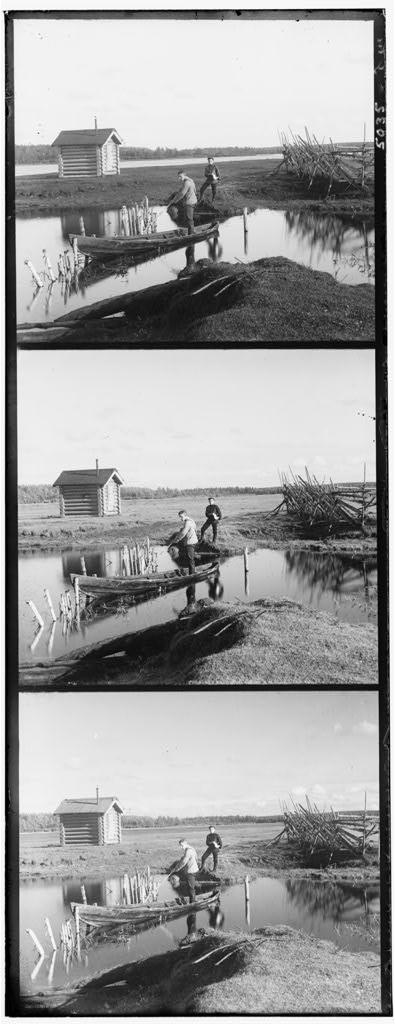
#> input picture data/00911v.jpg, 395 x 1024 px; its folder holds 5 pictures in this run
$ python main.py
#> lines starting #> are read from the running program, lines starting #| are printed output that depends on the picture
import numpy
import skimage.color


import os, subprocess
import skimage.io as skiIO

import numpy as np
import skimage.color as skiColor

from skimage.registration import phase_cross_correlation
import skimage.exposure

def removeWhiteBorder(img:np.ndarray, fileName:str):
    # p = img[10,10] # holds value of background pixel value
    newBorders = [0,0,0,0] # array to hold background offset [u,d,l,r]
    xMid = int(len(img[0])/2)
    yMid = int(len(img)/2)

    # # checks upper offset of p colored background
    for i in range(0, len(img)): # up (0 to 1024)
        if(img[i,xMid] < 220):
            newBorders[0] = i
            break
    for i in range(len(img)-1, -1, -1): # down (1024 to 0)
        if(img[i,xMid] < 220):
            newBorders[1] = i
            break
    for i in range(0, len(img[0])): # left (0 to 398)
        if(img[yMid, i] < 220):
            newBorders[2] = i
            break
    for i in range(len(img[0])-1, -1, -1): # right (398 to 0)
        if(img[yMid, i] < 220):
            newBorders[3] = i
            break

    img = img[newBorders[0]:newBorders[1], newBorders[2]:newBorders[3]] # white borders cropped version
    skiIO.imsave("./cropped/" + fileName, img)
    return img


def offset(A:np.ndarray,B:np.ndarray):
    off = phase_cross_correlation(A, B)[0]
    offInt = [int(off[0]), int(off[1])]

    return offInt


def shiftArr(arr:np.ndarray, off:np.ndarray):
    arr = np.roll(arr, off[0], axis=0)
    arr = np.roll(arr, off[1], axis=1)

    return arr


def alignRGB(img:np.ndarray):

    height = int(len(img)/3) # find height of each channel

    # get BGR channels
    B = img[0:height]
    G = img[height:2*height]
    R = img[2*height:3*height]

    # Shift chanels by offset ========
    gOffset = offset(B,G)
    rOffset = offset(B,R)

    G = shiftArr(G, gOffset)
    R = shiftArr(R, rOffset)
    # ================================

    return np.dstack([R,G,B])


# ================================================================
# ================================================================


def gammaCorrection(img:np.ndarray, gamma:float):
    return np.uint8(255.0 * (img / 255.0) ** (gamma))

def histogramEquializaiton(img:np.ndarray):
    hsvimg = skiColor.rgb2hsv(img)
    val = hsvimg[:,:,2]

    val = skimage.exposure.equalize_hist(val)

    hsvimg[:,:,2] = val
    img = skiColor.hsv2rgb(hsvimg)

    return img


def laplacianFilter8w(img:np.ndarray, coeff:float):

    hsvimg = skiColor.rgb2hsv(img)

    val = hsvimg[:,:,2]
    newVal = np.ndarray(val.shape, dtype=val.dtype)

    for i in range(1, len(val)-1):
        for j in range(1, len(val[0])-1):
            newVal[i][j] = (1.0+coeff*8) * val[i][j] - coeff*(val[i][j+1] + val[i][j-1] + val[i+1][j] + val[i-1][j]
                                                        + val[i+1][j+1] + val[i+1][j-1] + val[i-1][j+1] + val[i-1][j-1])

    newVal = newVal.clip(0.0,1.0)

    hsvimg[:, :, 2] = newVal
    img = skiColor.hsv2rgb(hsvimg)
    img = (img*255)
    img = numpy.ndarray.astype(img, "uint8")
    return img


def enhanceOpsInterface(img:np.ndarray, operation:str, func):

    skiIO.imshow(img)
    skiIO.show()

    result = img
    while True:

        ans = input("["+operation+"]\nEnter γ as float\n('d': done):\n")
        if(ans.__eq__("d")):
            return result
        try:
            value = float(ans)

            result = func(img,value)

            con = np.concatenate((img,result), axis=1)
            skiIO.imshow(con)
            skiIO.show()
        except ValueError:
            print("[INVALID INPUT]")


fileNames = os.listdir("./data") # Get file names

'./data/000911v.jpg'
fileName = "00911v.jpg"
img = skiIO.imread("./data/" + fileName)
#> img is the input picture: shape (1024, 395); min 0, max 255, mean 156.6
img = removeWhiteBorder(img, fileName)
#> in removeWhiteBorder, `xMid = int(len(img[0])/2)`: xMid = 197
#> in removeWhiteBorder, `yMid = int(len(img)/2)`: yMid = 512
#> the loop in removeWhiteBorder, `for i in range(0, len(img)):` made 10 passes
#> after the loop in removeWhiteBorder, `for i in range(0, len(img)):`: newBorders = [9, 0, 0, 0]
#> the loop in removeWhiteBorder, `for i in range(len(img)-1, -1, -1):` made 8 passes
#> i on passes 1 to 8: 1023, 1022, 1021, 1020, 1019, 1018, 1017, 1016
#> after the loop in removeWhiteBorder, `for i in range(len(img)-1, -1, -1):`: newBorders = [9, 1016, 0, 0]
#> the loop in removeWhiteBorder, `for i in range(0, len(img[0])):` made 6 passes
#> after the loop in removeWhiteBorder, `for i in range(0, len(img[0])):`: newBorders = [9, 1016, 5, 0]
#> the loop in removeWhiteBorder, `for i in range(len(img[0])-1, -1, -1):` made 7 passes
#> i on passes 1 to 7: 394, 393, 392, 391, 390, 389, 388
#> after the loop in removeWhiteBorder, `for i in range(len(img[0])-1, -1, -1):`: newBorders = [9, 1016, 5, 388]
#> in removeWhiteBorder, `img = img[newBorders[0]:newBorders[1], newBorders[2]:newBorders[3]]`:
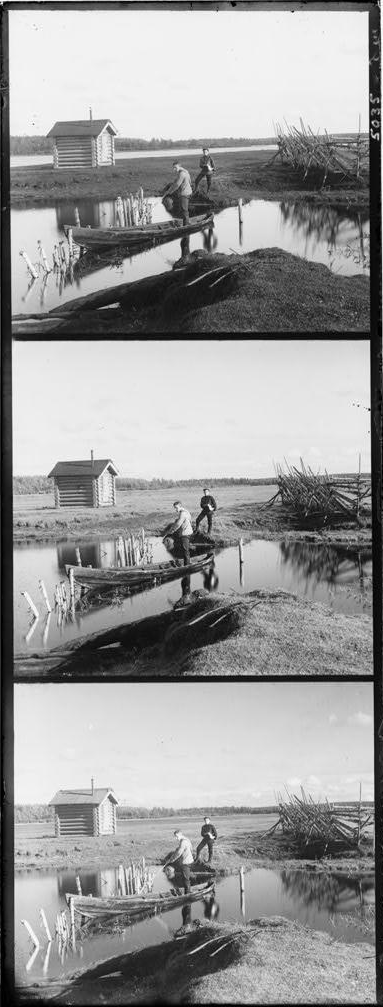
#> img: shape (1007, 383); min 0, max 255, mean 153.2
img = alignRGB(img)
#> in alignRGB, `height = int(len(img)/3)`: height = 335
#> in alignRGB, `R = img[2*height:3*height]`:
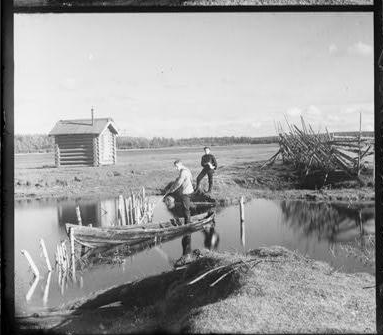
#> R: shape (335, 383); min 0, max 255, mean 154.7
#> in offset, `off = phase_cross_correlation(A, B)[0]`: off = [-5, -1]
#> in alignRGB, `rOffset = offset(B,R)`: rOffset = [1, -1]
skiIO.imshow(img)
skiIO.imsave("./aligned/" + fileName, img)

histogramEquializaiton(img)
#> in histogramEquializaiton, `hsvimg = skiColor.rgb2hsv(img)`: hsvimg: shape (335, 383, 3) float64; mean of channels 0, 1, 2 0.487, 0.31, 0.694
#> in histogramEquializaiton, `hsvimg[:,:,2] = val`: hsvimg: shape (335, 383, 3) float64; mean of channels 0, 1, 2 0.487, 0.31, 0.52

for fileName in fileNames:

    img = skiIO.imread("./data/"+fileName)
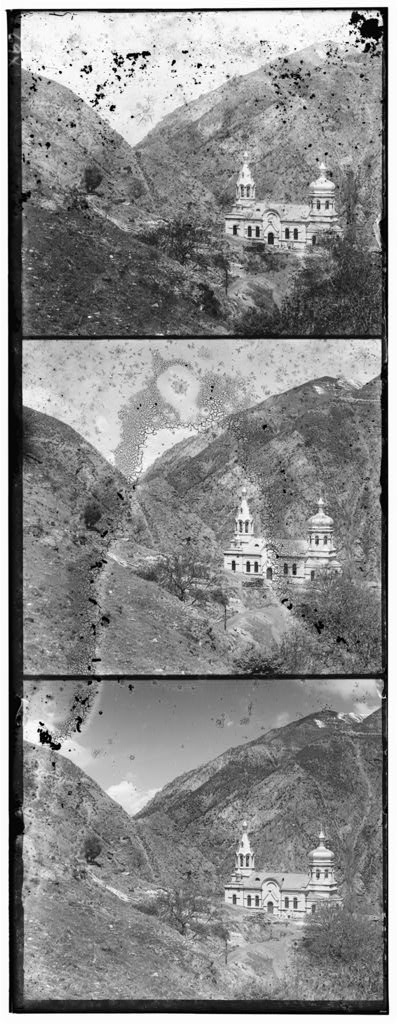
#> input picture data/00056v.jpg, 398 x 1024 px
#> img is the input picture: shape (1024, 398); min 0, max 255, mean 138.2

    img = removeWhiteBorder(img, fileName)
#> the loop in removeWhiteBorder (call 2), `for i in range(0, len(img)):` made 9 passes
#> the loop in removeWhiteBorder (call 2), `for i in range(len(img)-1, -1, -1):` made 11 passes
#> the loop in removeWhiteBorder (call 2), `for i in range(0, len(img[0])):` made 9 passes
#> the loop in removeWhiteBorder (call 2), `for i in range(len(img[0])-1, -1, -1):` made 10 passes
#> i on passes 1 to 10: 397, 396, 395, 394, 393, 392, 391, 390, 389, 388
    img = alignRGB(img)
#> in alignRGB (call 2), `R = img[2*height:3*height]`:
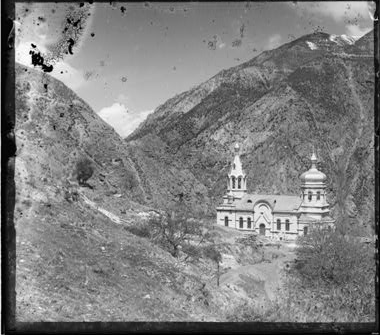
#> R: shape (335, 380); min 0, max 255, mean 127.1
#> in alignRGB (call 2), `gOffset = offset(B,G)`: gOffset = [-1, 1]
#> in alignRGB (call 2), `rOffset = offset(B,R)`: rOffset = [1, 1]

    # ================================================================
    # ================================================================

    img = gammaCorrection(img, 1.6)
    img = laplacianFilter8w(img, 0.15)
#> in laplacianFilter8w, `hsvimg = skiColor.rgb2hsv(img)`: hsvimg: shape (335, 380, 3) float64; mean of channels 0, 1, 2 0.441, 0.533, 0.508
#> after the loop in laplacianFilter8w, `for i in range(1, len(val)-1):`:
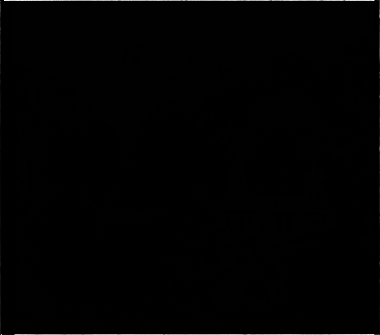
#> newVal: shape (335, 380) float64; min -0.354, max 239, mean 1.6; drawn with min black and max white
#> in laplacianFilter8w, `newVal = newVal.clip(0.0,1.0)`:
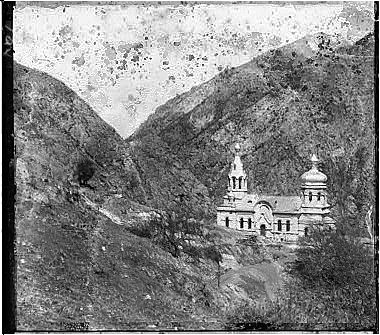
#> newVal: shape (335, 380) float64; min 0, max 1, mean 0.515
#> in laplacianFilter8w, `hsvimg[:, :, 2] = newVal`: hsvimg: shape (335, 380, 3) float64; mean of channels 0, 1, 2 0.441, 0.533, 0.515


    print(fileName + " done")
    skiIO.imsave("./enhanced/" + fileName, img)
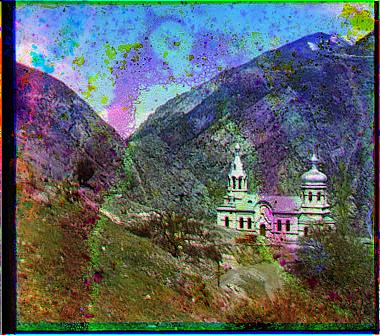
#> saved as 00056v.jpg: shape (335, 380, 3); mean R, G, B 89.3, 96.8, 101.3
#> pass 2 of the loop `for fileName in fileNames:`:
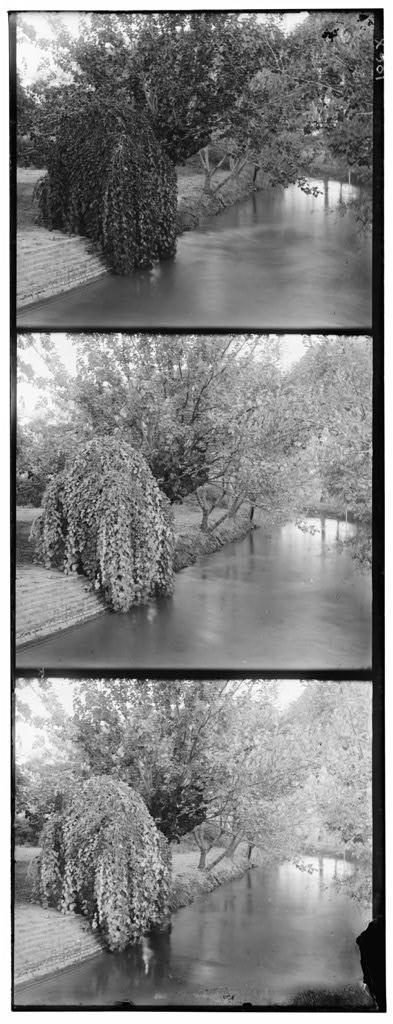
#> input picture data/00088v.jpg, 393 x 1024 px
#> img is the input picture: shape (1024, 393); min 0, max 255, mean 130.8
#> height = 334
#> B: shape (334, 374)
#> G: shape (334, 374)
#> in alignRGB (call 3), `R = img[2*height:3*height]`:
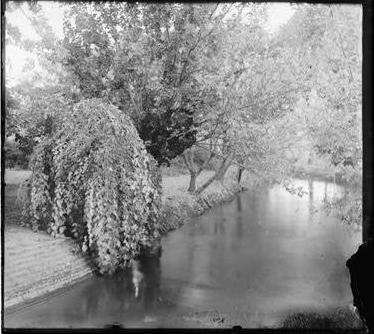
#> R: shape (334, 374); min 0, max 255, mean 136.6
#> gOffset = [-4, 3]
#> rOffset = [-10, 5]
#> in shiftArr (call 6), `arr = np.roll(arr, off[1], axis=1)`:
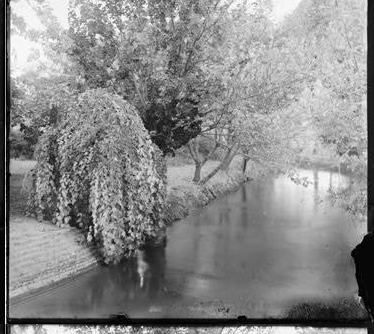
#> arr: shape (334, 374); min 0, max 255, mean 136.6

#> (the run stopped early here; a loop or call above may not have finished)
